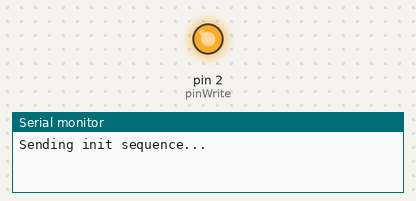
Simulated run of this sketch. Board: SparkFun Pro Micro, built with avr-gcc and run on an emulated ATmega32U4. Shown: output pins drawn as LEDs (lit = HIGH), the last lines printed to the serial monitor.

Above: at 0.4 s.
At 1.9 s:
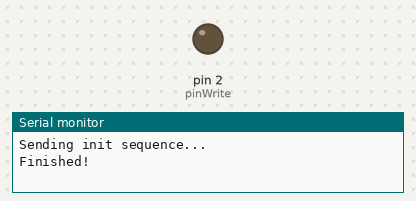
Timing chart, 0 to 3.4 s (numbered marks = the images above):
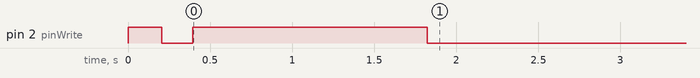

The sketch:

firmware_v1.ino
```cpp
const int pinWrite = 2;

void setup()
{
    Serial.begin(2000000);
    pinMode(pinWrite, OUTPUT);

    //while(!Serial);   //uncomment if you use an Arduino Pro Micro
    initCom();
}

void loop()
{
}

void initCom()
{
    Serial.println("Sending init sequence...");

    sendPulse(HIGH, 205);
    sendPulse(LOW, 188);
    sendPulse(HIGH, 1429);
    sendPulse(LOW, 10);

    Serial.println("Finished!");
}

void sendPulse(unsigned int state, unsigned long ms)
{
    digitalWrite(pinWrite, state);
    delay(ms);
}
```
